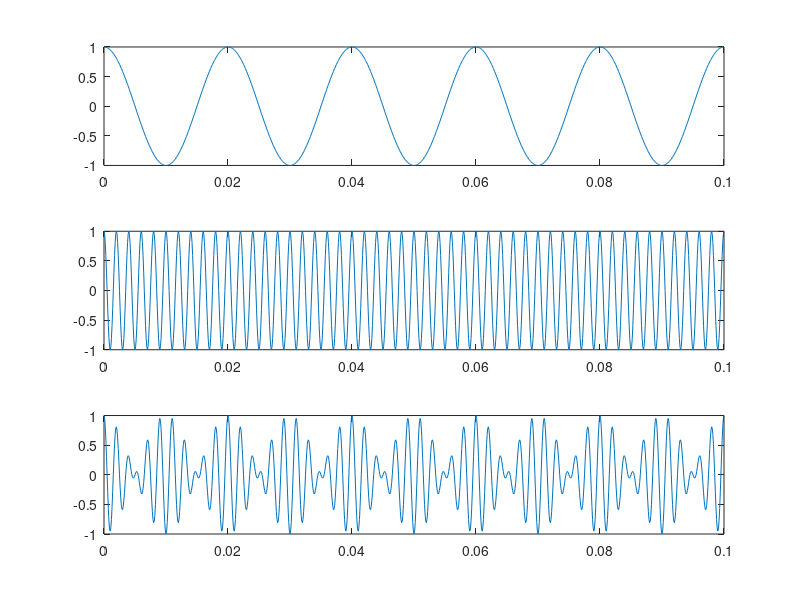

Recreate this plot in MATLAB.
%------------------------------
% IoT Communication Experiment
% Author:GuoZhiHong 
% StudentID:201616070320
%------------------------------

% Exercise 1

t=0:0.0001:0.1; % 范围0-0.1,间隔0.0001
x=cos(100*pi*t);
y=cos(1000*pi*t);
z=x.*y;
subplot(311); % 3列1行, 第一个图
plot(t,x);
subplot(312); % 3列1行, 第二个图
plot(t,y);
subplot(313); % 3列1行, 第三个图
plot(t,z);
